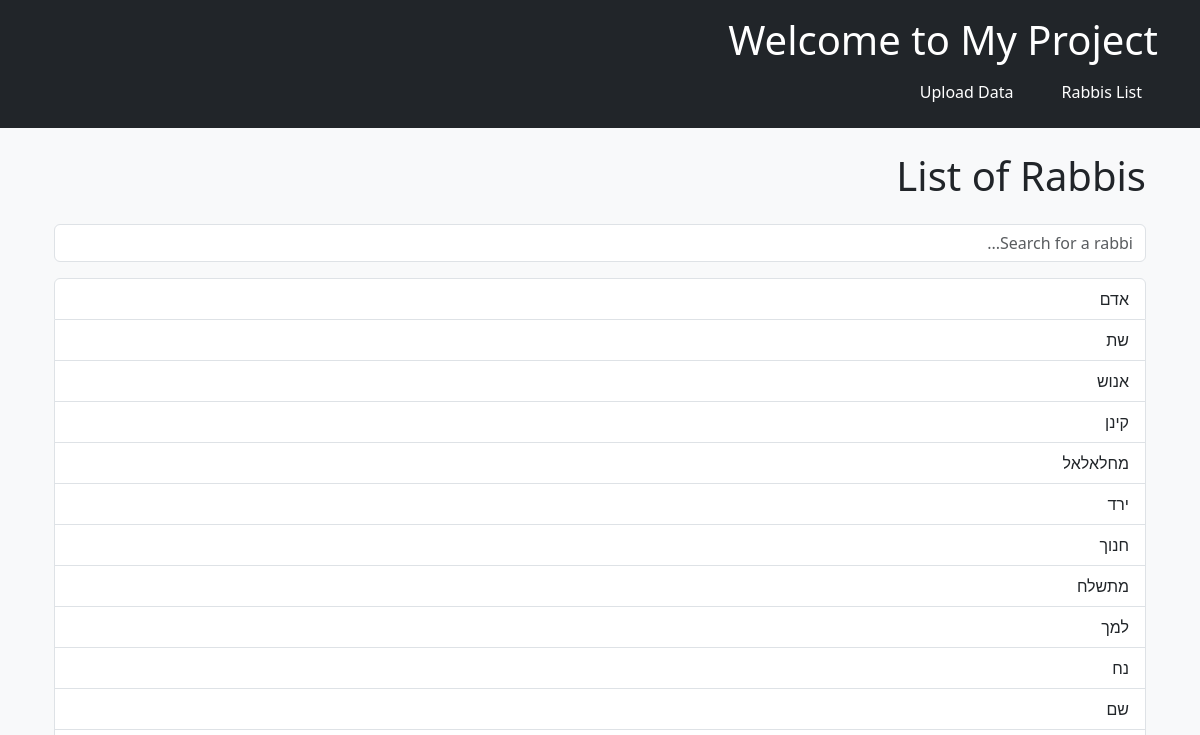
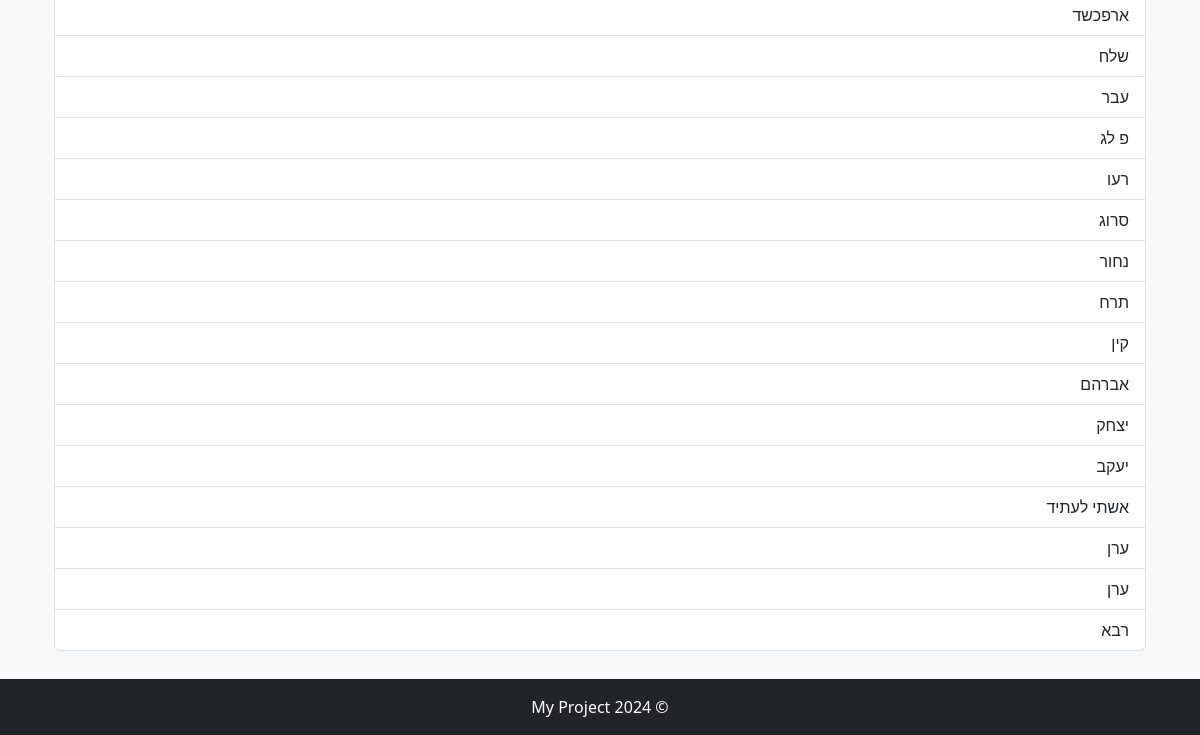
The app's page /rabbis/, older data (2 pictures, top to bottom).
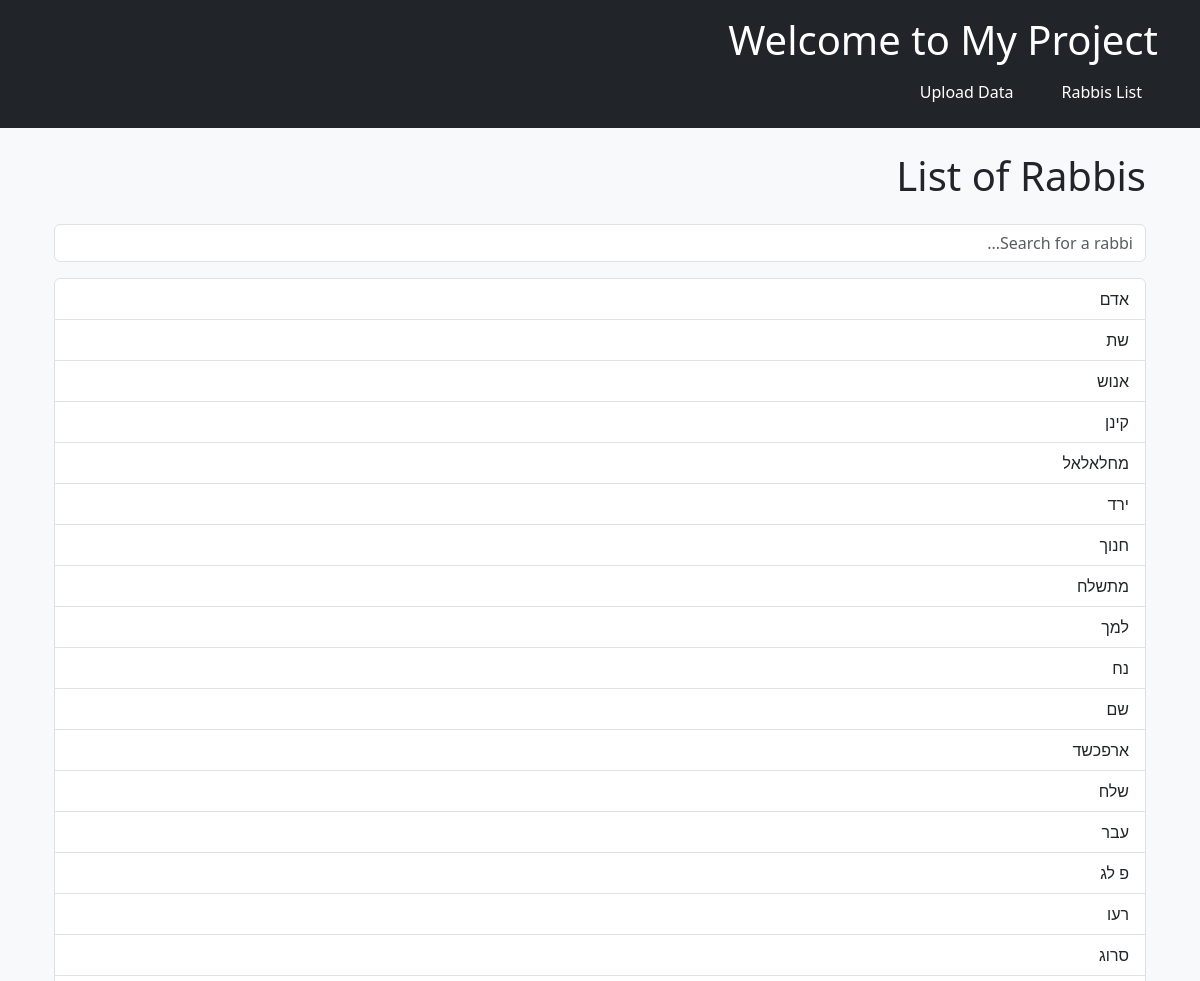
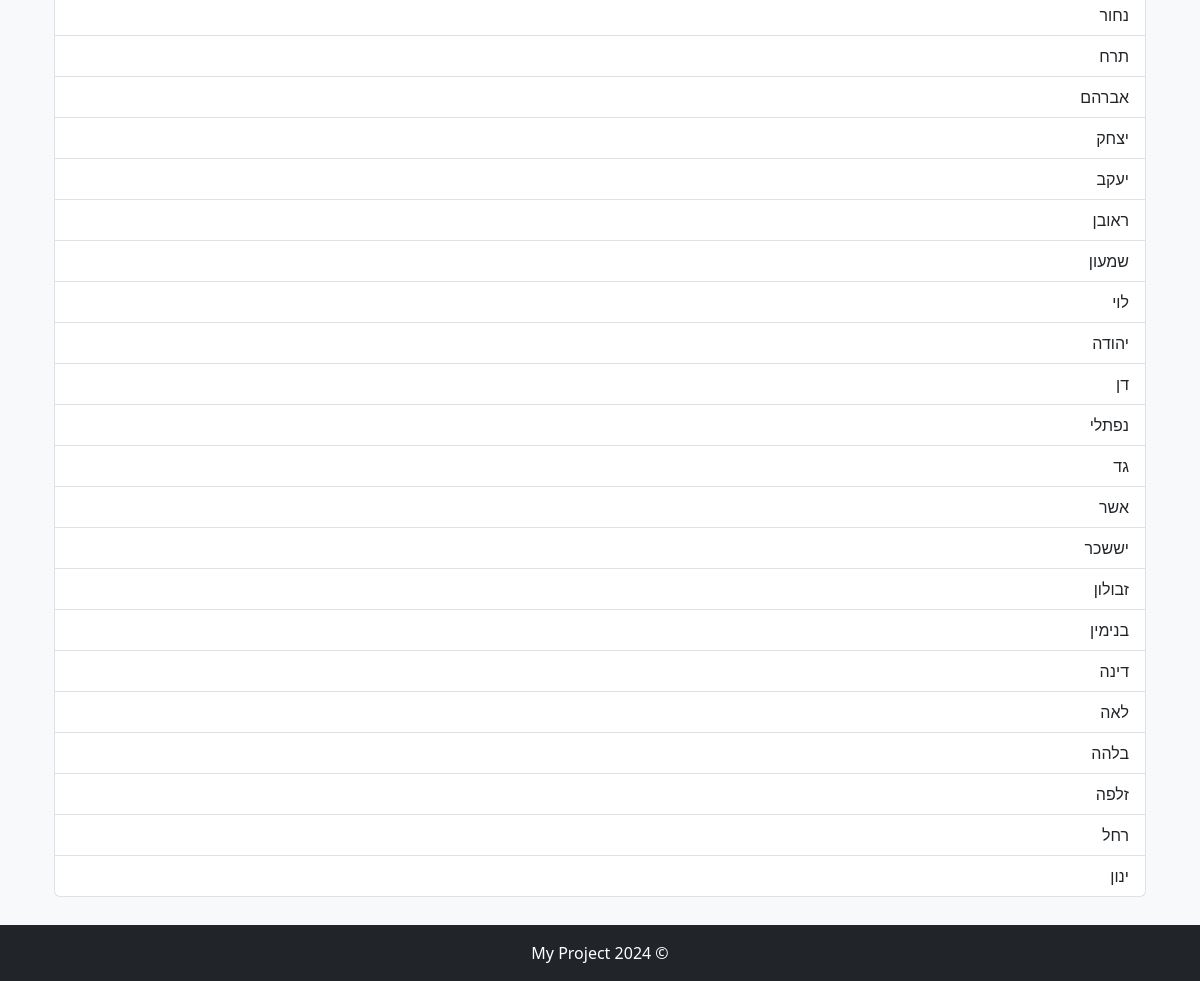
The same page, newer data (2 pictures, top to bottom).
### rabbis/models.py (models this page shows, shortened)
class Person(models.Model):
    unique_id = models.UUIDField(default=uuid.uuid4, editable=False, unique=True)
    name = models.CharField(max_length=255)
    birth_year = models.IntegerField(blank=True, null=True)
    lifespan = models.IntegerField(blank=True, null=True)
    wife = models.ManyToManyField('self', blank=True, related_name='husbands', symmetrical=False)
    notable_offspring = models.ManyToManyField('self', blank=True, related_name='parents', symmetrical=False)
    father = models.ForeignKey('self', on_delete=models.SET_NULL, null=True, blank=True, related_name='children')

### rabbis/views.py (the view)
# urls.py: path('', views.rabbi_list, name='rabbi_list'),
def rabbi_list(request):
    rabbis = Person.objects.all()
    return render(request, 'rabbis/rabbi_list.html', {'rabbis': rabbis})

### rabbis/templates/rabbis/rabbi_list.html (shortened to what this page needs)
{% extends 'rabbis/base.html' %}
{% block content %}
    <div class="container">
        <h1 class="mb-4">List of Rabbis</h1>
        <input type="text" id="search" class="form-control mb-3" placeholder="Search for a rabbi..." />
        <div class="list-group" id="rabbi-list">
            {% for rabbi in rabbis %}
                <a href="{% url 'rabbi_detail' rabbi.id %}" class="list-group-item list-group-item-action">
                    {{ rabbi.name }}
                </a>
            {% empty %}
                <p>No rabbis found.</p>
            {% endfor %}
        </div>
    </div>
{% endblock %}

Row changes from the older to the newer data that the page shows:
removed Person: name "קין"
removed Person: name "אשתי לעתיד"
removed Person: name "ערן"
removed Person: name "ערן"
removed Person: name "רבא"
added Person: name "ראובן"
added Person: name "שמעון"
added Person: name "לוי"
added Person: name "יהודה"
added Person: name "דן"
added Person: name "נפתלי"
added Person: name "גד"
added Person: name "אשר"
added Person: name "יששכר"
added Person: name "זבולון"
added Person: name "בנימין"
added Person: name "דינה"
added Person: name "לאה"
added Person: name "בלהה"
added Person: name "זלפה"
added Person: name "רחל"
added Person: name "ינון"
